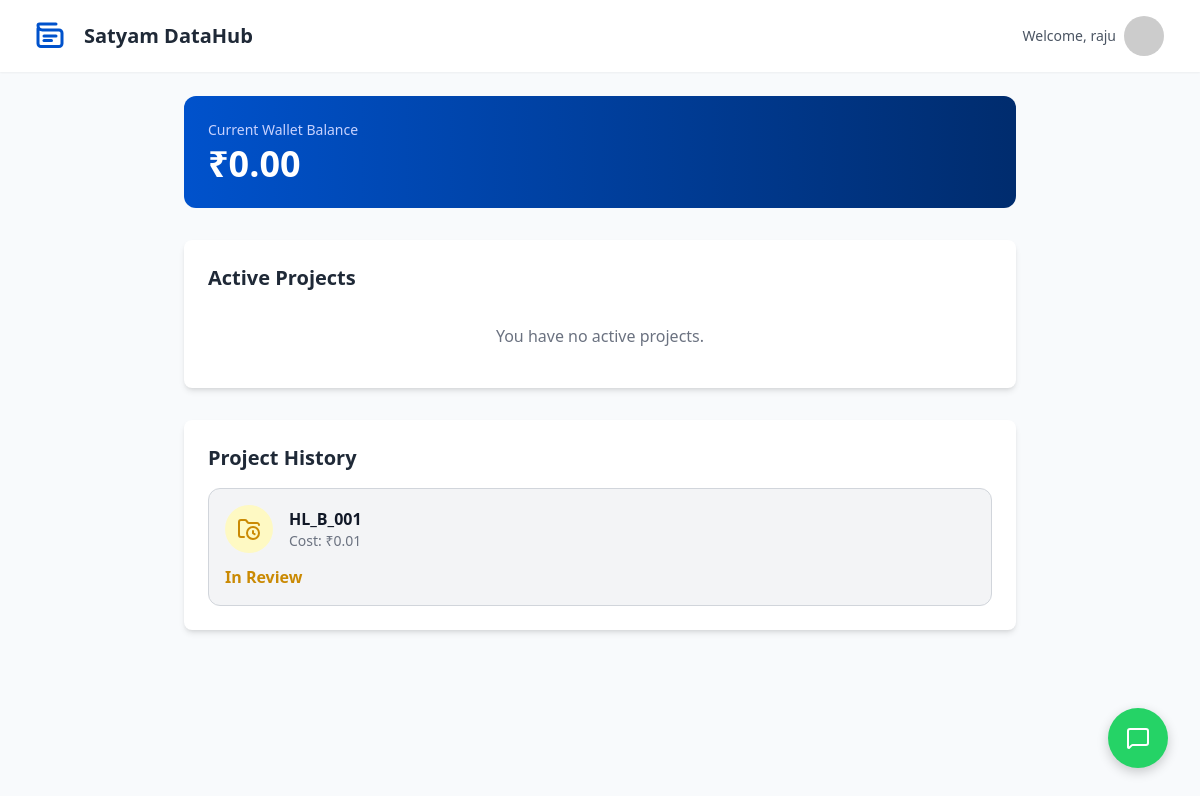
The page /employee (signed in) on the database its author committed.
### tables this page shows
CREATE TABLE users (
            id INTEGER PRIMARY KEY AUTOINCREMENT,
            employee_id TEXT NOT NULL UNIQUE,
            name TEXT NOT NULL,
            email TEXT NOT NULL UNIQUE,
            password_hash TEXT NOT NULL,
            role TEXT NOT NULL, -- 'admin' or 'employee'
            joining_date TIMESTAMP DEFAULT CURRENT_TIMESTAMP,
            status TEXT NOT NULL DEFAULT 'active', -- 'active' or 'inactive'
            wallet_balance REAL NOT NULL DEFAULT 0.0,
            profile_picture TEXT, -- Filename of the uploaded avatar
            bank_details TEXT, -- Stored as a JSON string
            
            -- Enhanced profile fields
            phone_number TEXT,
            gender TEXT,
            date_of_birth DATE,
            designation TEXT,
            last_login TIMESTAMP
        );

CREATE TABLE projects (
            id INTEGER PRIMARY KEY AUTOINCREMENT,
            project_name TEXT NOT NULL UNIQUE,
            employee_id INTEGER NOT NULL,
            status TEXT NOT NULL DEFAULT 'In Progress', -- 'In Progress', 'In Review', 'Approved', 'Rejected'
            assigned_date TIMESTAMP DEFAULT CURRENT_TIMESTAMP,
            cost REAL NOT NULL DEFAULT 0.0,
            security_deposit REAL NOT NULL DEFAULT 0.0,
            expiry_date TIMESTAMP,
            
            -- Future-proof field
            notes TEXT, -- For admin comments on a project
            
            FOREIGN KEY (employee_id) REFERENCES users (id)
        );

### app.py (the view, shortened to what this page needs)
@app.route('/employee')
def employee_dashboard():
    if g.user is None or g.user['role'] != 'employee': return redirect(url_for('login'))
    active_projects_raw = query_db("SELECT * FROM projects WHERE employee_id = ? AND status = 'In Progress' ORDER BY assigned_date DESC", [g.user['id']])
    active_projects = []
    completed_projects = query_db("SELECT * FROM projects WHERE employee_id = ? AND status IN ('In Review', 'Approved', 'Rejected') ORDER BY assigned_date DESC", [g.user['id']])
    return render_template('employee_dashboard.html', active_projects=active_projects, completed_projects=completed_projects)

### app.py (called while the page is built)
@app.before_request
def before_request():
    g.user = None
    if 'user_id' in session:
        g.user = query_db('SELECT * FROM users WHERE id = ?', [session['user_id']], one=True)

def get_db():
    if 'db' not in g:
        g.db = sqlite3.connect(app.config['DATABASE'], detect_types=sqlite3.PARSE_DECLTYPES)
        g.db.row_factory = sqlite3.Row
    return g.db

def query_db(query, args=(), one=False):
    cur = get_db().execute(query, args); rv = cur.fetchall(); cur.close()
    return (rv[0] if rv else None) if one else rv

### templates/employee_dashboard.html (shortened to what this page needs)
{% extends "layout.html" %}
{% block content %}
<main class="mx-auto max-w-4xl py-6 sm:px-6 lg:px-8 space-y-8">
    <div class="wallet-card">
        <p class="text-sm text-indigo-200">Current Wallet Balance</p>
        <p class="text-4xl font-bold mt-1">₹{{ "%.2f"|format(g.user.wallet_balance if g.user else 0) }}</p>
    </div>
    <div class="bg-white p-6 rounded-lg shadow-md">
        <h2 class="text-xl font-bold text-gray-800 mb-4">Active Projects</h2>
        <div class="space-y-4">
        {% for project in active_projects %}
            <div class="project-card active">
                <a href="{{ url_for('view_project', project_id=project.id) }}" class="w-full">
                    <div class="flex flex-wrap justify-between items-start gap-2">
                        <div class="flex items-center space-x-4">
                            <div class="project-icon bg-indigo-100 text-indigo-600"><i data-lucide="folder-git-2"></i></div>
                            <div>
                                <p class="font-bold text-gray-900">{{ project.project_name }}</p>
                                <p class="text-sm text-gray-500">Cost: ₹{{ "%.2f"|format(project.cost) }} | Security: ₹{{ "%.2f"|format(project.security_deposit) }}</p>
                            </div>
                        </div>
                        <div class="flex items-center space-x-2 text-indigo-600">
                            <span>Open</span><i data-lucide="arrow-right" class="h-4 w-4"></i>
                        </div>
                    </div>
                    <div class="mt-3 pt-3 border-t">
                        <div class="timer-container" data-expiry="{{ project.expiry_iso }}"></div>
                        <div class="mt-2 w-full bg-gray-200 rounded-full h-2.5">
                            <div class="bg-indigo-600 h-2.5 rounded-full" style="width: {{ project.progress }}%"></div>
                        </div>
                        <p class="text-xs text-right mt-1">{{ project.progress }}% Complete</p>
                    </div>
                </a>
                {% if project.is_submittable %}
                <form action="{{ url_for('submit_project', project_id=project.id) }}" method="POST" class="w-full mt-3">
                    <button type="submit" class="btn-secondary w-full">Submit Project for Review</button>
                </form>
                {% endif %}
            </div>
        {% else %}
            <p class="text-center text-gray-500 py-4">You have no active projects.</p>
        {% endfor %}
        </div>
    </div>
    <div class="bg-white p-6 rounded-lg shadow-md">
        <h2 class="text-xl font-bold text-gray-800 mb-4">Project History</h2>
        <div class="space-y-3">
        {% for project in completed_projects %}
            <div class="project-card completed">
                <div class="flex items-center space-x-4">
                    <div class="project-icon {% if project.status == 'Approved' %}bg-green-100 text-green-600{% elif project.status == 'Rejected' %}bg-red-100 text-red-600{% else %}bg-yellow-100 text-yellow-600{% endif %}">
                        <i data-lucide="{% if project.status == 'Approved' %}folder-check{% elif project.status == 'Rejected' %}folder-x{% else %}folder-clock{% endif %}"></i>
                    </div>
                    <div>
                        <p class="font-bold text-gray-900">{{ project.project_name }}</p>
                        <p class="text-sm text-gray-500">Cost: ₹{{ "%.2f"|format(project.cost) }}</p>
                    </div>
                </div>
                <div class="font-semibold {% if project.status == 'Approved' %}text-green-600{% elif project.status == 'Rejected' %}text-red-600{% else %}text-yellow-600{% endif %}">{{ project.status }}</div>
            </div>
        {% else %}
            <p class="text-center text-gray-500 py-4">No completed projects yet.</p>
        {% endfor %}
        </div>
    </div>
</main>
{% endblock %}

### templates/layout.html (shortened to what this page needs)
<!DOCTYPE html>
<html lang="en" class="h-full bg-gray-50">
<head>
    <script src="https://cdn.tailwindcss.com"></script>
    <link rel="stylesheet" href="{{ url_for('static', filename='css/style.css') }}">
</head>
<body class="h-full font-sans">
    <div id="app">
        {% if g.user %}
        <header class="bg-white shadow-sm sticky top-0 z-20">
            <div class="mx-auto max-w-7xl py-3 px-4 sm:px-6 lg:px-8">
                <div class="flex items-center justify-between">
                    <div class="logo-container">
                        <h1 class="logo-text-header">Satyam DataHub</h1>
                    </div>
                    <div class="relative">
                        <button onclick="toggleMenu(event)" class="flex items-center space-x-2 p-1 rounded-full focus:outline-none focus:ring-2 focus:ring-offset-2 focus:ring-indigo-500">
                            <span class="text-sm text-gray-600 font-medium hidden md:block">Welcome, {{ g.user.name }}</span>
                            <img class="h-10 w-10 rounded-full object-cover"
                                 src="{{ url_for('avatar_file', filename=g.user.profile_picture) if g.user.profile_picture else 'https://ui-avatars.com/api/?name=' + g.user.name|replace(' ', '+') + '&background=0052cc&color=fff&bold=true' }}"
                                 alt="Profile picture">
                        </button>
                    </div>
                </div>
            </div>
        </header>
        {% endif %}
        {% block content %}{% endblock %}
        {% if g.user %}
        <button onclick="openContactModal()" class="contact-fab">
            <i data-lucide="message-square"></i>
        </button>
        {% endif %}
    </div>
</body>
</html>

### static/css/style.css (style rules this page uses)
:root { --primary-blue: #0052cc; --primary-hover: #0041a3; --light-blue-bg: #f0f5ff; --success-green: #059669; --success-hover: #047857; --danger-red: #dc2626; --danger-hover: #b91c1c; --gray-text: #374151; --gray-light-text: #6b7280; --gray-border: #d1d5db; --gray-background: #f8fafc; --font-sans: 'Inter', sans-serif; }
body { font-family: var(--font-sans); background-color: var(--gray-background); color: var(--gray-text); -webkit-font-smoothing: antialiased; -moz-osx-font-smoothing: grayscale; }
.logo-container { display: flex; align-items: center; gap: 1rem; }
.logo-svg-header { height: 2.25rem; width: auto; }
.logo-text-header { font-size: 1.25rem; font-weight: 700; color: #1f2937; }
.project-card { display: flex; flex-direction: column; gap: 0.75rem; padding: 1rem; border: 1px solid var(--gray-border); border-radius: 0.75rem; }
.project-card.completed { background-color: #f3f4f6; color: #6b7280; }
.project-icon { height: 3rem; width: 3rem; border-radius: 9999px; display: flex; align-items: center; justify-content: center; flex-shrink: 0; }
.wallet-card { background: linear-gradient(to right, #0052cc, #002c6e); color: white; padding: 1.5rem; border-radius: 0.75rem; }
.contact-fab { position: fixed; bottom: 2rem; right: 2rem; background-color: #25D366; color: white; border: none; border-radius: 9999px; width: 60px; height: 60px; box-shadow: 0 4px 12px rgba(0,0,0,0.2); display: flex; align-items: center; justify-content: center; cursor: pointer; transition: all 0.3s ease; z-index: 25; }

### rows shown on the page
users: user.name "raju", user "0.00"
projects: project_name "HL_B_001", cost "0.01", status "In Review"
